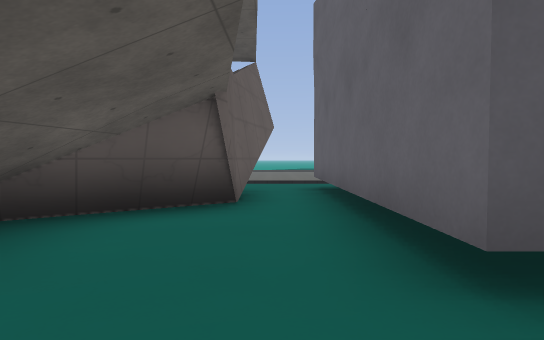
[1] (above)

24 first-person views from a walk through a 3-D level made in the Godot game engine. The camera is 1.2 m above the floor, tilts 2° down and sees 80° across. The floor is counted in squares, 2 m on a side. Each view is taken from the middle of a square. On the plan, view 1 faces up. The plan holds only what a view shows up to about 10 squares ahead; the rest is blank. The place goes on beyond the plan. Surface patterns are stand-ins for the level's own textures.

[2]
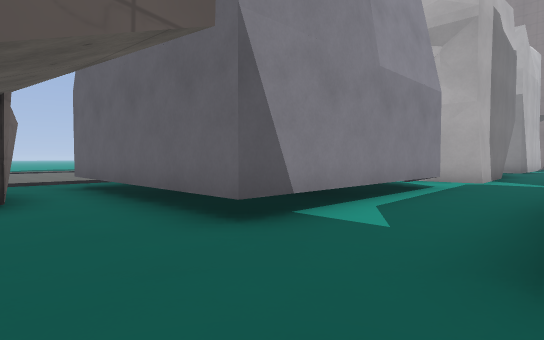

[3]
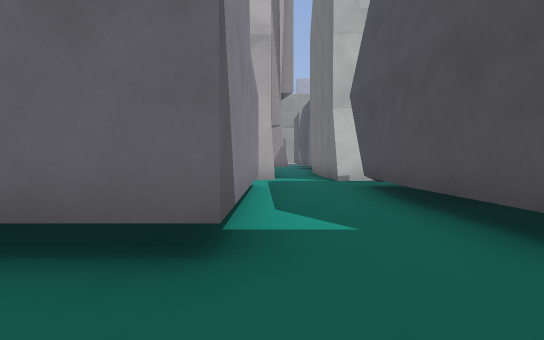

[4]
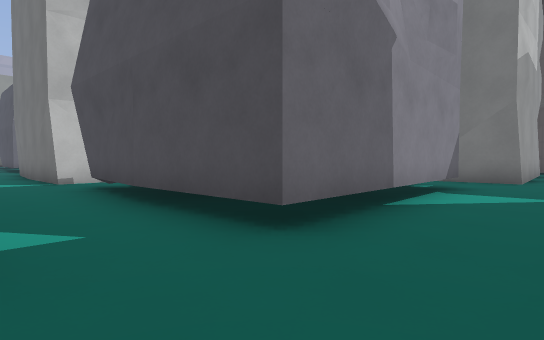

[5]
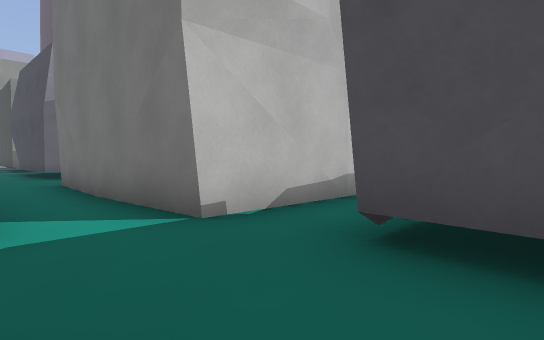

[6]
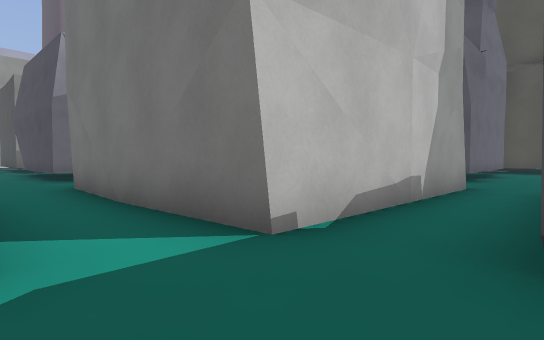

[7]
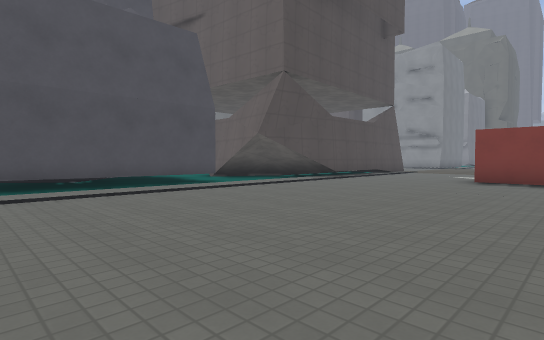

[8]
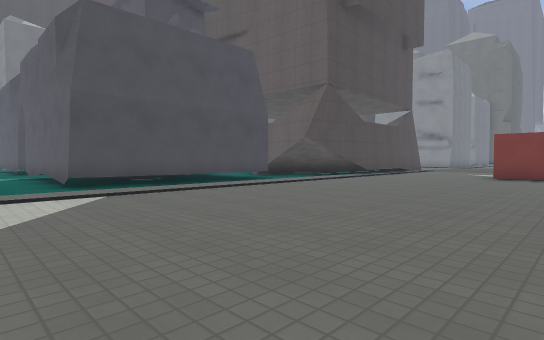

[9]
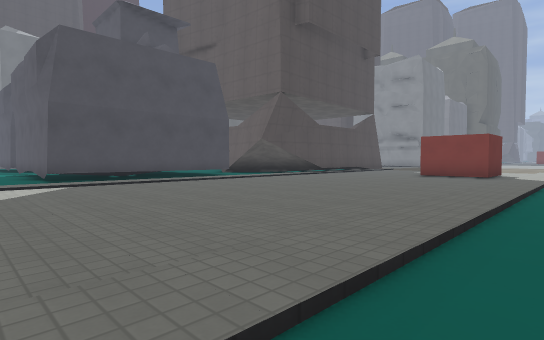

[10]
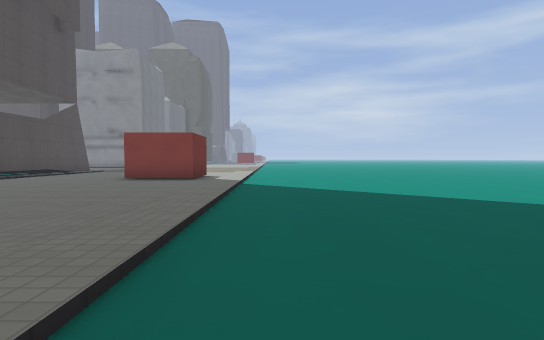

[11]
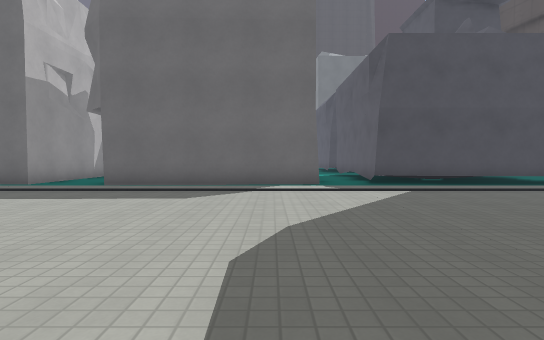

[12]
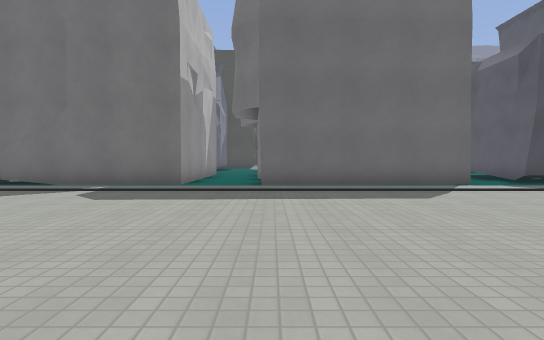

[13]
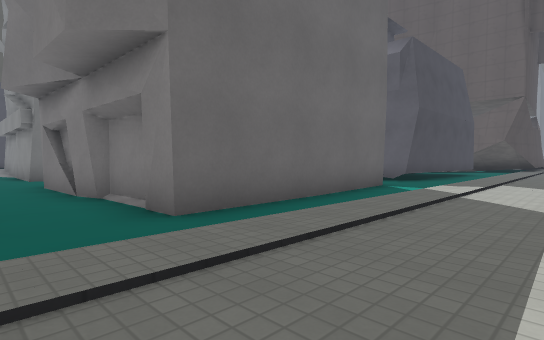

[14]
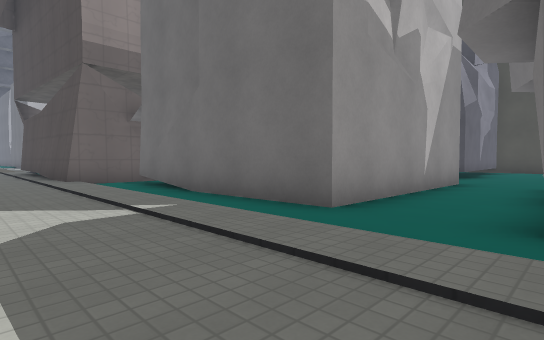

[15]
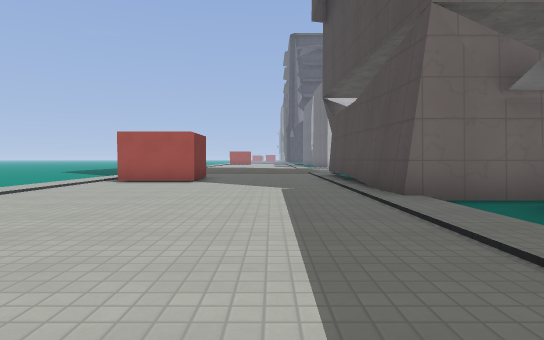

[16]
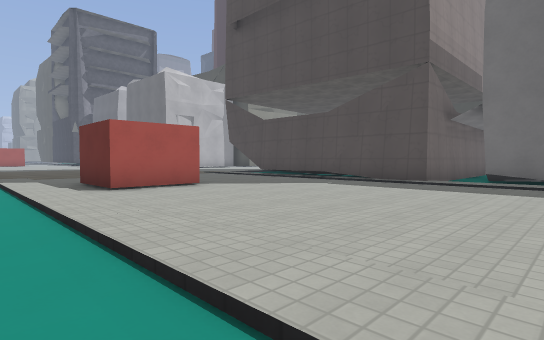

[17]
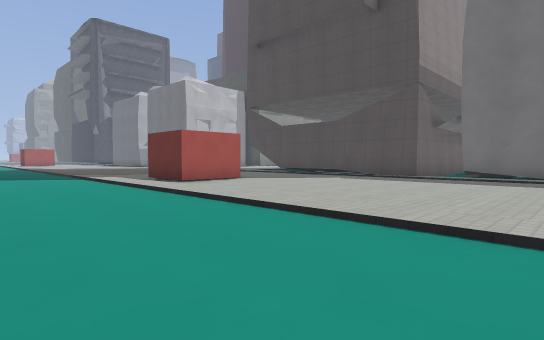

[18]
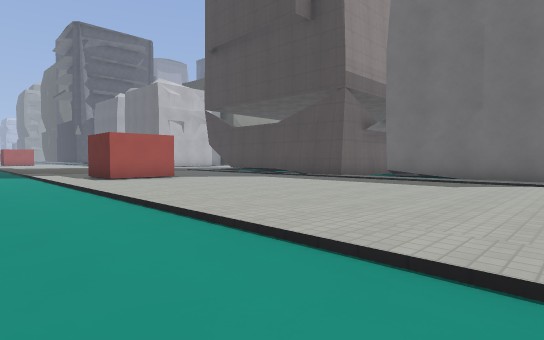

[19]
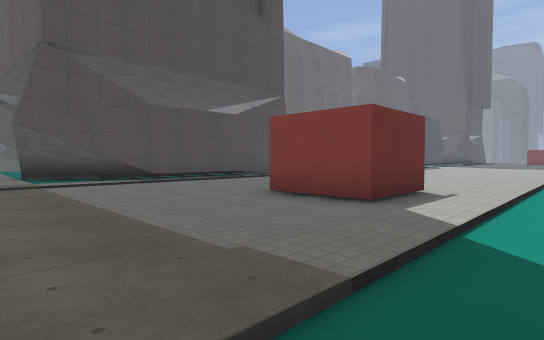

[20]
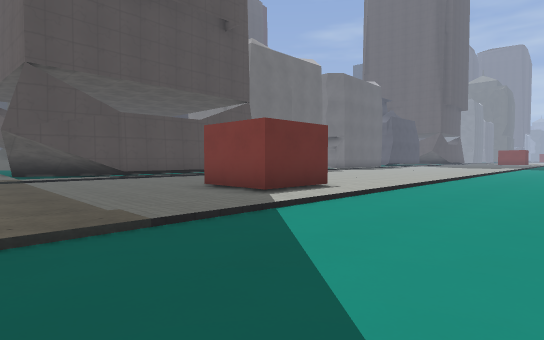

[21]
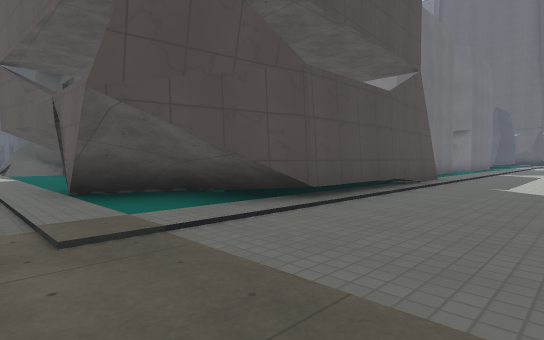

[22]
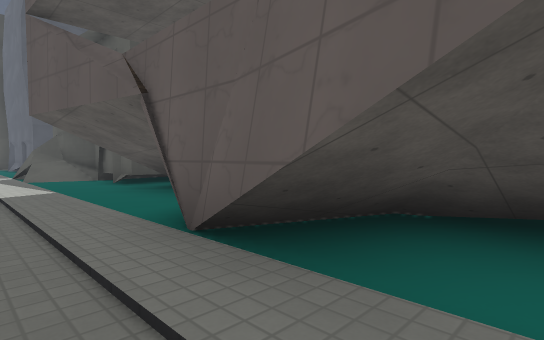

[23]
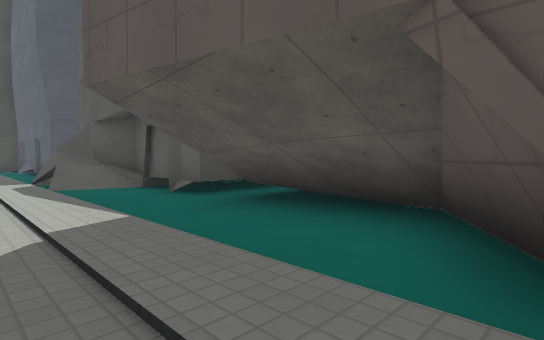

[24]
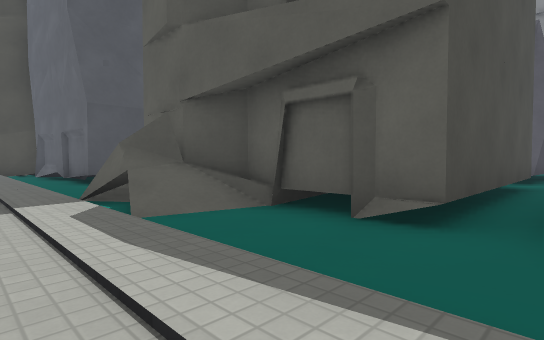

### Floor plan
Key: @ floor where view 1 was taken; # wall or solid block; x gap in a wall; . main floor; : floor 0.25 m higher than the main floor; + floor 0.5 m higher than the main floor; / step, stairs or slope; ^ raised ledge; B building.
Columns run from 4 left of view 1 to 31 right of it. Each row starts with its distance up from view 1.
 18 .........             ......  ......
 17 ..........          ................
 16 .............       ................
 15 ::::::::::::::   :  ::::::::::::::::
 14 ##............. ... ..........##....
 13  #............................##....
 12  #............................##....
 11 ....................................
 10 ....................................
  9  ...................................
  8 ###:::::::::::::::::::::::#######::.
  7     ......................#     ##:.
  6     xB++::B.B    B..   .:B#      #:.
  5    #.B+:::B.     B..     B#      #:.
  4   ^#.B:..:B.     B..            ##:.
  3  ^#..B+:::B.     B..            #.:.
  2    ..B++++B.B    B..            # :.
  1    .........BBBB  ..B             :.
  0    .@..................        ## :.
 -1    ..BBBBBB.BBBBBB..BBB BBBBBBBBB.:.
 -2    ..B+:::B.B    B..          ::B.:.
 -3    ..B:    .B    B            .:B.:.
 -4    ..B:    .B                   B/:.
 -5     .B+    .B                   BB:.
 -6     .B     .B                   B.:
 -7     ...    ..                    .:
 -8     ...    ..                    .:
 -9            ..                  BB.:
-10            ..                   :.:
-11            ..                   +.:
-12                                  /:
-13                                  B

Positions as (right, up) in squares from view 1, and headings:
1: (0, 0), facing up
2: (-1, -1), facing up-right
3: (-1, 1), facing right
4: (-1, 1), facing down-right
5: (5, 1), facing down-right
6: (6, 1), facing down-right
7: (6, 14), facing down-left
8: (8, 14), facing down-left
9: (8, 16), facing down-left
10: (6, 16), facing left
11: (9, 15), facing down
12: (13, 15), facing down
13: (15, 10), facing down-left
14: (13, 10), facing down-right
15: (17, 10), facing right
16: (19, 16), facing down-right
17: (18, 18), facing down-right
18: (16, 17), facing down-right
19: (31, 16), facing down-left
20: (31, 18), facing down-left
21: (31, 11), facing down-left
22: (31, 7), facing down-left
23: (31, 4), facing down-left
24: (31, 0), facing down-left
